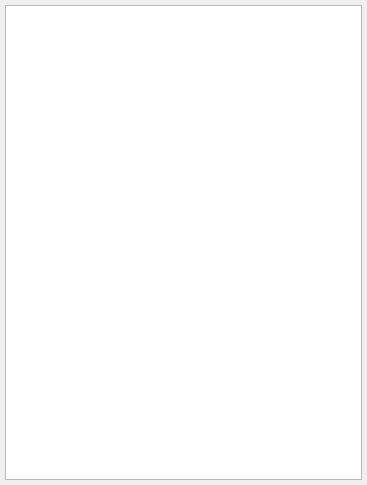
<?xml version="1.0" encoding="UTF-8"?>
<ui version="4.0">
 <class>WorldEdDock</class>
 <widget class="QDockWidget" name="WorldEdDock">
  <property name="geometry">
   <rect>
    <x>0</x>
    <y>0</y>
    <width>367</width>
    <height>485</height>
   </rect>
  </property>
  <property name="windowTitle">
   <string>WorldEd</string>
  </property>
  <widget class="QWidget" name="dockWidgetContents">
   <layout class="QGridLayout" name="gridLayout">
    <property name="margin">
     <number>5</number>
    </property>
    <item row="0" column="0">
     <widget class="Tiled::Internal::WorldEdView" name="view"/>
    </item>
    <item row="1" column="0">
     <layout class="QHBoxLayout" name="toolbarLayout"/>
    </item>
   </layout>
  </widget>
 </widget>
 <customwidgets>
  <customwidget>
   <class>Tiled::Internal::WorldEdView</class>
   <extends>QTreeView</extends>
   <header>worldeddock.h</header>
  </customwidget>
 </customwidgets>
 <resources/>
 <connections/>
</ui>
